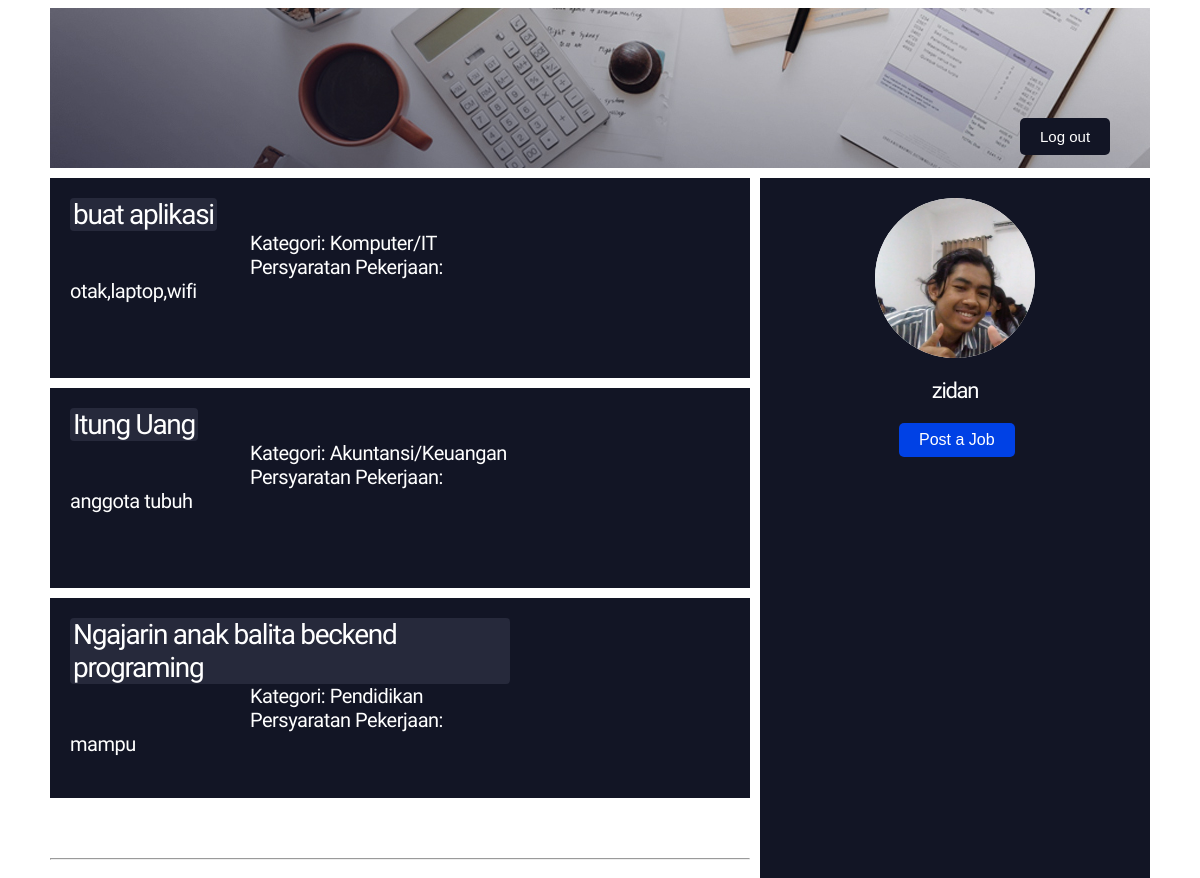
The page /company/comp-home.php (signed in) on the database its author committed.
### tables this page shows
CREATE TABLE `jobs` (
  `id` int(11) NOT NULL,
  `company_id` int(11) NOT NULL,
  `title` varchar(255) NOT NULL,
  `description` text NOT NULL,
  `requirements` text NOT NULL,
  `salary` decimal(10,2) NOT NULL,
  `deadline` date NOT NULL,
  `category` varchar(50) NOT NULL
);

CREATE TABLE `users` (
  `id` int(11) NOT NULL,
  `username` varchar(255) NOT NULL,
  `password` varchar(255) NOT NULL,
  `role` enum('Mahasiswa','Perusahaan','Admin') NOT NULL,
  `email` varchar(255) NOT NULL,
  `name` varchar(255) NOT NULL,
  `profile_picture` varchar(255) DEFAULT 'default_profile_picture.png'
);

### company/comp-home.php (the view, shortened to what this page needs)
<?php
include '../db_connection.php';
$company_id = $_SESSION['user_id'];
$sql_company = "SELECT name, email, profile_picture FROM users WHERE id = ?";
$stmt_company = $conn->prepare($sql_company);
$stmt_company->bind_param("i", $company_id);
$stmt_company->execute();
$result_company = $stmt_company->get_result();
$company = $result_company->fetch_assoc();
$sql = "SELECT id, title, category, requirements FROM jobs WHERE company_id = ?";
$stmt = $conn->prepare($sql);
$stmt->bind_param("i", $company_id);
$stmt->execute();
$result = $stmt->get_result();
?>
<!DOCTYPE html>
<html>
<head>
    <link rel="stylesheet" type="text/css" href="../CSS/comp-home.css">
</head>
<body>
    <div class="container">
        <div class="header">
        </div>
        <div class="log-out"><a href="../logout.php">Log out</a></div>
        <div class="posting">
            <div class="post-1">
            <?php
            if ($result->num_rows > 0) {
                while ($row = $result->fetch_assoc()) {
                    echo "<div class='post-1'>";
                    echo "<div class='teks'>";
                    echo "<a href='about-job.php?id={$row['id']}' style='display:inline-block;padding:0px 3px;background-color:#26293b;color:white;text-decoration:none;border-radius:4px;border:none;cursor:pointer;transition:background-color 0.3s ease;'>{$row['title']}</a><br>";
                    echo "<span>Kategori: " . $row['category'] . "</span><br>";
                    echo "<span>Persyaratan Pekerjaan: " . $row['requirements'] . "</span><br>";
                    echo "</div><hr></div>";
                }
            } else {
                echo "No jobs posted.";
            }
            ?>
            </div>
        </div>
        <div class="profile">
            <div class="foto-profil">
                <img src="../uploads/<?php echo htmlspecialchars($company['profile_picture']); ?>" alt="Foto Profil">
            </div>
            <div class="keterangan">
                <a href="profile-comp.php"><?php echo htmlspecialchars($company['name']); ?></a>
            </div>
            <div class="post-job">
                <a href="post-job.php">Post a Job</a>
            </div>
        </div>
        </div>
</body>
</html>

### CSS/comp-home.css (style rules this page uses)
body { background-color: white; }
.container { width: 1100px; margin: auto; background-color: white; }
.header { background-image: url(../Images/header.jpg); padding: 80px 80px 80px 0; }
.log-out a { position: absolute; border-radius: 5px; background-color: #121525; padding: 10px 20px; border-style: none; font-family: arial; font-size: 15px; color: white; text-decoration: none; transition: 0.3s; margin: -50px 0 0 970px; }
.container .posting { width: 700px; background-color: white; margin-top: 10px; float: left; }
.container .posting .post-1 { width: 700px; height: 200px; background-color: #121525; float: left; margin-bottom: 10px; }
.container .posting .post-1 .teks { padding: 0; width: 440px; height: 120px; background-color: #121525; margin: 20px; float: left; }
.container .posting .post-1 .teks a { font-family: 'Oswald', sans-serif; font-size: 28px; letter-spacing: -1.3px; color: white; text-decoration: none; transition: 0.3s; }
.container .posting .post-1 .teks span { font-family: 'Oswald', sans-serif; font-size: 20px; letter-spacing: -0.5px; color: white; text-decoration: none; }
hr { margin-top: 260px; }
.container .profile { width: 390px; height: 700px; background-color: #121525; margin-top: 10px; float: left; margin-left: 10px; }
.container .profile .foto-profil { width: 160px; height: 160px; background-color: white; margin: auto; margin-top: 20px; border-radius: 50%; }
.container .profile .foto-profil { text-align: center; margin-bottom: 20px; }
.container .profile .foto-profil img { width: 160px; height: 160px; border-radius: 50%; object-fit: cover; }
.container .profile .keterangan a { font-family: 'Oswald', sans-serif; font-size: 22px; letter-spacing: -1.3px; color: white; text-decoration: none; display: flex; justify-content: center; align-items: center; }
span { margin-left: 180px; font-family: 'Oswald', sans-serif; font-size: 18px; letter-spacing: -1.3px; color: white; }
.post-job a { padding: 8px 20px; border-radius: 5px; background-color: #0041e5; text-decoration: none; font-family: arial; color: white; transition: 0.6s; float: left; margin: 20px 0 0 139px; }

### rows shown on the page
jobs: title "buat aplikasi", category "Komputer/IT", requirements "otak,laptop,wifi"
jobs: title "Itung Uang", category "Akuntansi/Keuangan", requirements "anggota tubuh"
jobs: title "Ngajarin anak balita beckend programing", category "Pendidikan", requirements "mampu"
users: profile_picture (picture), name "zidan"
